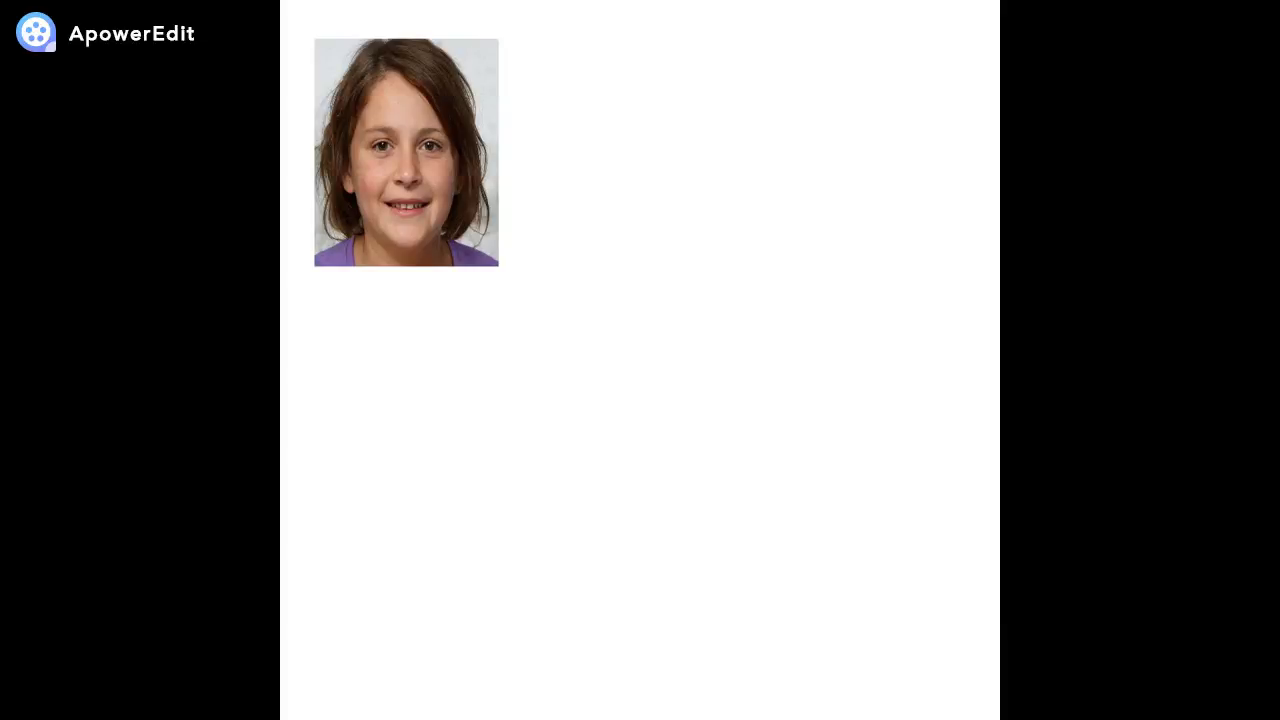
#> input picture frame 124 of virtual-nodes/vms/face_counter/menina.mp4, 1280 x 720 px, given in place of test2.mp4, which was not available
$ python PeopleCounterMain.py
#> lines starting #> are read from the running program, lines starting #| are printed output that depends on the picture; pictures that were not available may be replaced by others from this repository, and a replacement may not be noted
import argparse
import datetime
import imutils
import math
import cv2
import numpy as np


width = 800

textIn = 0
textOut = 0

def testIntersectionIn(x, y):
    res = -450 * x + 400 * y + 157500
    if ((res >= -550) and (res < 550)):
        print(str(res))
        return True
    return False


def testIntersectionOut(x, y):
    res = -450 * x + 400 * y + 180000
    if ((res >= -550) and (res <= 550)):
        print(str(res))
        return True

    return False


if __name__ == "__main__":
    camera = cv2.VideoCapture("test2.mp4")

    firstFrame = None

    # loop over the frames of the video
    while True:
        # grab the current frame and initialize the occupied/unoccupied
        # text
        (grabbed, frame) = camera.read()
#> frame is the input picture: shape (720, 1280, 3); mean B, G, R 136.9, 137.4, 138.6
        text = "Unoccupied"

        # if the frame could not be grabbed, then we have reached the end
        # of the video
        if not grabbed:
            break

        # resize the frame, convert it to grayscale, and blur it
        frame = imutils.resize(frame, width=width)
#> frame: shape (450, 800, 3)
        gray = cv2.cvtColor(frame, cv2.COLOR_BGR2GRAY)
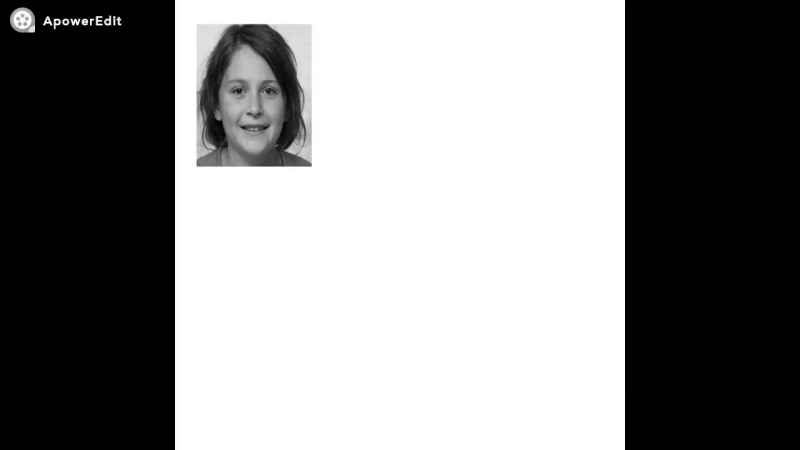
#> gray: shape (450, 800); min 0, max 255, mean 137.7
        gray = cv2.GaussianBlur(gray, (21, 21), 0)
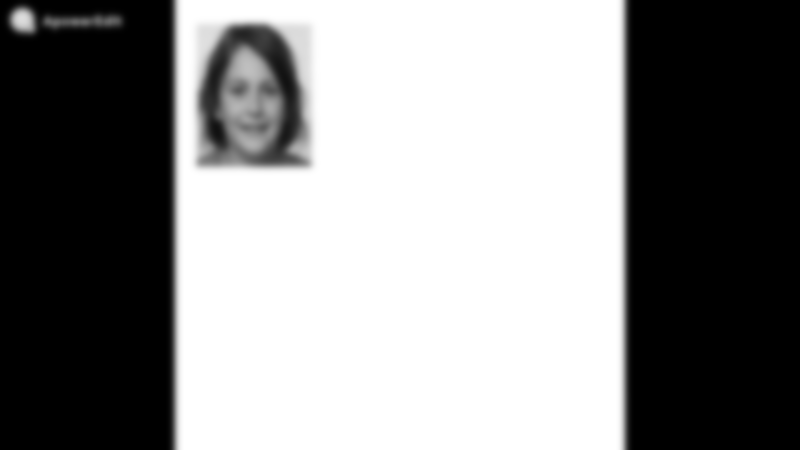
#> gray: shape (450, 800); min 0, max 255, mean 137.7

        # if the first frame is None, initialize it
        if firstFrame is None:
            firstFrame = gray
            continue

        # compute the absolute difference between the current frame and
        # first frame
        frameDelta = cv2.absdiff(firstFrame, gray)
        thresh = cv2.threshold(frameDelta, 25, 255, cv2.THRESH_BINARY)[1]
        # dilate the thresholded image to fill in holes, then find contours
        # on thresholded image
        thresh = cv2.dilate(thresh, None, iterations=2)
        cnts = cv2.findContours(thresh.copy(), cv2.RETR_EXTERNAL, cv2.CHAIN_APPROX_SIMPLE)[0]
        # loop over the contours
        for c in cnts:
            print(c)
            # if the contour is too small, ignore it
            if cv2.contourArea(c) < 12000:
                continue
            # compute the bounding box for the contour, draw it on the frame,
            # and update the text
            (x, y, w, h) = cv2.boundingRect(c)
            cv2.rectangle(frame, (x, y), (x + w, y + h), (0, 255, 0), 2)

            cv2.line(frame, (width // 2, 0), (width, 450), (250, 0, 1), 2)  # blue line
            cv2.line(frame, (width // 2 - 50, 0), (width - 50, 450), (0, 0, 255), 2)  # red line

            rectagleCenterPont = ((x + x + w) // 2, (y + y + h) // 2)
            cv2.circle(frame, rectagleCenterPont, 1, (0, 0, 255), 5)

            if (testIntersectionIn((x + x + w) // 2, (y + y + h) // 2)):
                textIn += 1

            if (testIntersectionOut((x + x + w) // 2, (y + y + h) // 2)):
                textOut += 1

            # draw the text and timestamp on the frame

            # show the frame and record if the user presses a key
            # cv2.imshow("Thresh", thresh)
            # cv2.imshow("Frame Delta", frameDelta)

        if cv2.waitKey(1) & 0xFF == ord('q'):
            break

        cv2.putText(frame, "In: {}".format(str(textIn)), (10, 50),
                    cv2.FONT_HERSHEY_SIMPLEX, 0.5, (0, 0, 255), 2)
        cv2.putText(frame, "Out: {}".format(str(textOut)), (10, 70),
                    cv2.FONT_HERSHEY_SIMPLEX, 0.5, (0, 0, 255), 2)
        cv2.putText(frame, datetime.datetime.now().strftime("%A %d %B %Y %I:%M:%S%p"),
                    (10, frame.shape[0] - 10), cv2.FONT_HERSHEY_SIMPLEX, 0.35, (0, 0, 255), 1)
        cv2.imshow("Security Feed", frame)

    # cleanup the camera and close any open windows
    camera.release()
    cv2.destroyAllWindows()

$ run again, starting later in the video
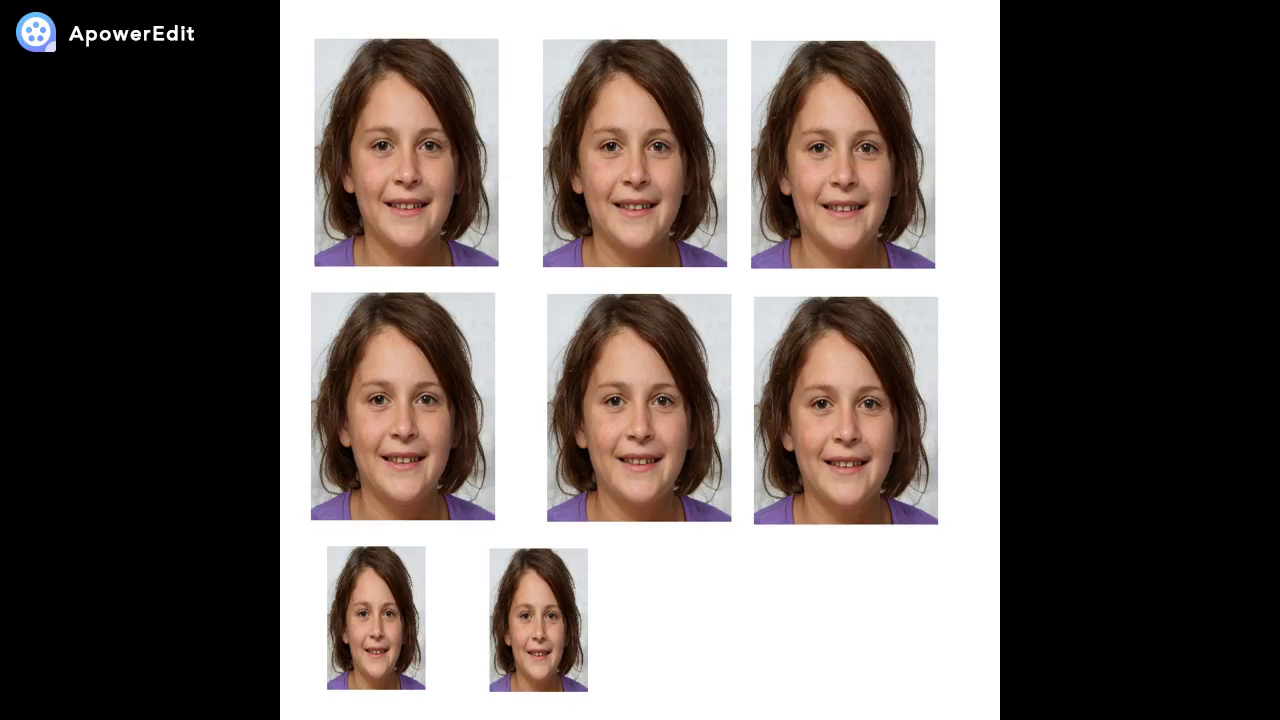
#> input picture frame 997 of virtual-nodes/vms/face_counter/menina.mp4, 1280 x 720 px, given in place of test2.mp4, which was not available
#> frame is the input picture: shape (720, 1280, 3); mean B, G, R 96.9, 100.3, 108.5
#> frame: shape (450, 800, 3)
#> `gray = cv2.cvtColor(frame, cv2.COLOR_BGR2GRAY)`:
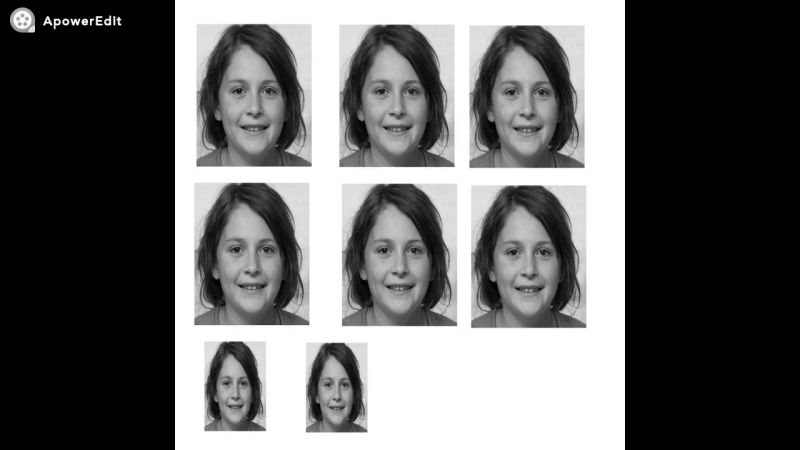
#> gray: shape (450, 800); min 0, max 255, mean 102.4
#> `gray = cv2.GaussianBlur(gray, (21, 21), 0)`:
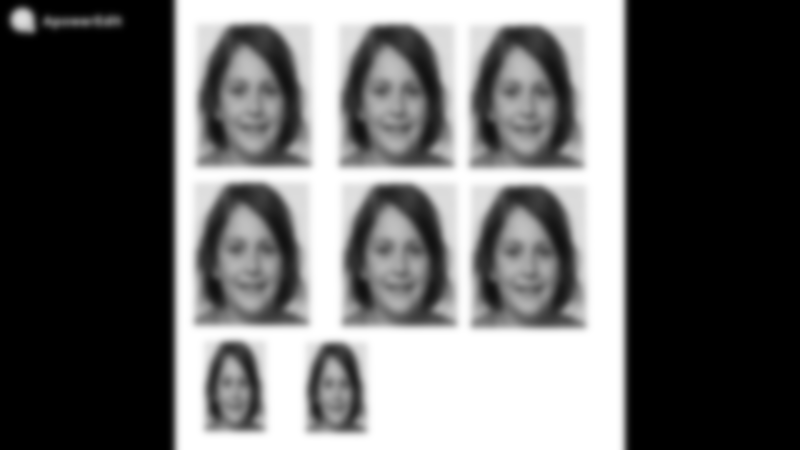
#> gray: shape (450, 800); min 0, max 255, mean 102.4
